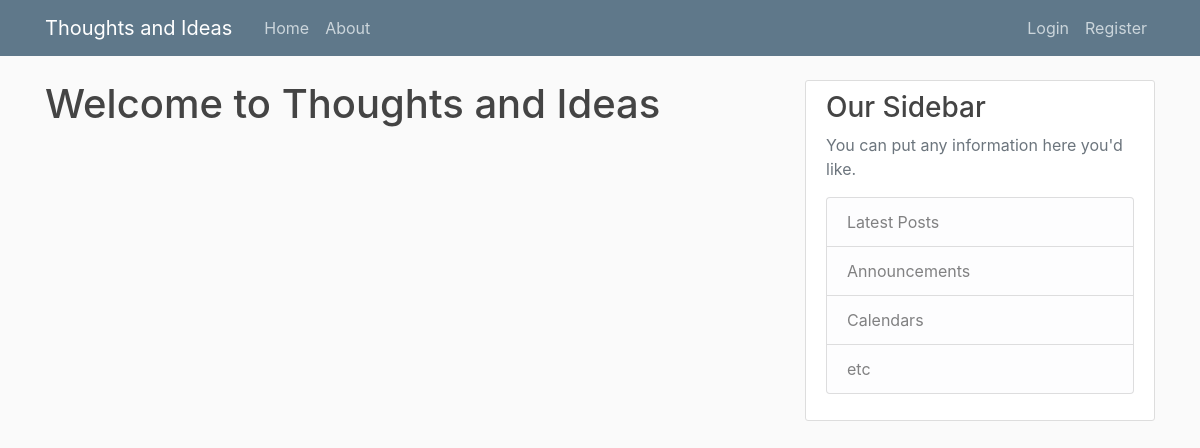
Page /thoughtsnideas/ on the earlier database version.
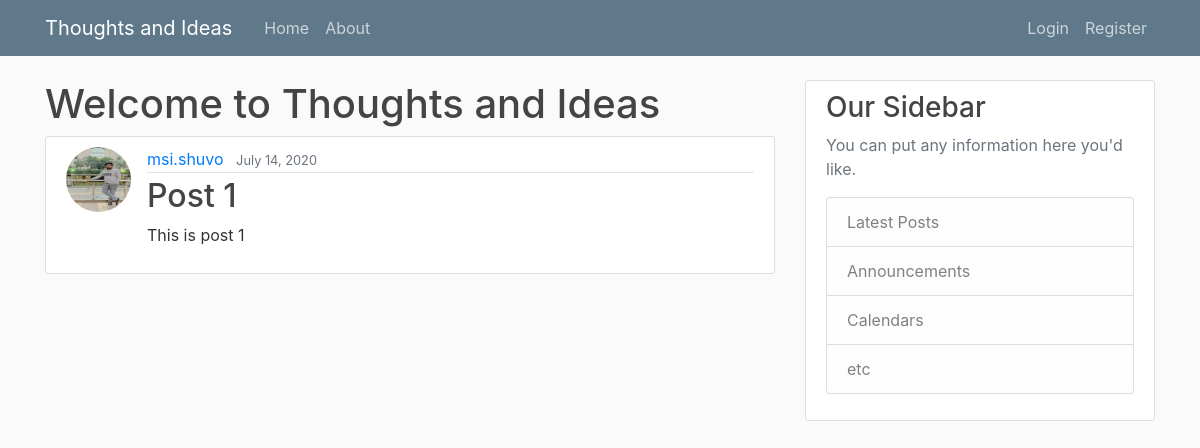
Same page on the later database version.
### thoughtsnideas/models.py (models this page shows, shortened)
class Post(models.Model):
    title = models.CharField(max_length=100)
    content = models.TextField()
    date_posted = models.DateTimeField(default=timezone.now)
    author = models.ForeignKey(User, on_delete=models.CASCADE)

### users/models.py (models this page shows, shortened)
class Profile(models.Model):
    user = models.OneToOneField(User, on_delete=models.CASCADE)
    image = models.ImageField(default='default.jpg', upload_to='profile_pics')

### thoughtsnideas/views.py (the view)
# urls.py: path('', PostListView.as_view(), name='thoughtsnideas-home'),
class PostListView(ListView):
    model = Post
    template_name = 'thoughtsnideas/index.html'
    context_object_name = 'posts'
    ordering = ['-date_posted']
    paginate_by = 10

### templates/thoughtsnideas/index.html
{% extends "thoughtsnideas/base.html" %}
{% block content %}
    <h1>Welcome to Thoughts and Ideas</h1>
    {% for post in posts %}
         <article class="media content-section">
             <img class = "rounded-circle article-img" src="{{ post.author.profile.image.url }}">
             <div class="media-body">
                 <div class="article-metadata">
                     <a class="mr-2" href="#">{{ post.author }}</a>
                     <small class="text-muted">{{ post.date_posted | date:"F d, Y" }}</small>
                 </div>
                 <h2><a class="article-title" href="{% url 'post-detail' post.id %}">{{ post.title }}</a></h2>
                 <p class="article-content">{{ post.content }}</p>
             </div>
         </article>
    {% endfor %}
{% endblock %}

Differences in the rows shown:
added Post: author.profile.image (picture), author "msi.shuvo", date_posted "July 14, 2020", title "Post 1", content "This is post 1"
